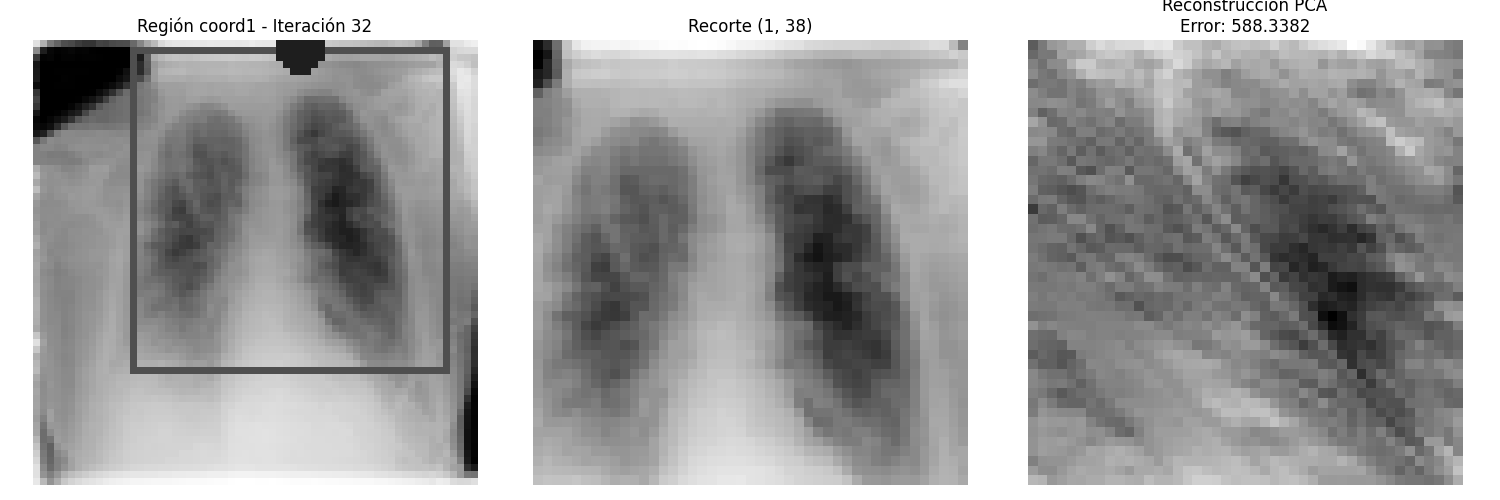
#> input picture output/animation_frames/coord1_iteration_00032.png, 1500 x 500 px, given in place of Normal-2.png, which was not available
$ python prediccion_coordenadas_animado_region.py
#> lines starting #> are read from the running program, lines starting #| are printed output that depends on the picture
import json
from pathlib import Path
import pickle
import numpy as np
from PIL import Image, ImageDraw
from sklearn.metrics import mean_squared_error
import math
import matplotlib.pyplot as plt
import matplotlib.animation as animation
from matplotlib.patches import Rectangle
import time
import os

#  definimos las rutas
base_dir = Path("/home/donrobot/projects/Tesis")
models_dir = base_dir / "resultados/entrenamiento/models"
test_image_path = base_dir / "COVID-19_Radiography_Dataset" / "Normal" / "images" / "Normal-2.png"
json_path = base_dir / "resultados/region_busqueda/json/all_search_coordinates.json"
output_dir = base_dir / "resultados/prediccion"
output_dir.mkdir(parents=True, exist_ok=True)  # Crear directorio padre

# tamaño de las imagenes en el entrenamiento (altura, ancho)
coord1_crop_size = (45, 46)
coord2_crop_size = (35, 46)

# definimos el centroide (y,x)
coord1_centroid_local = (0, 24)
coord2_centroid_local = (35, 24)

# definimos el tamaño a escalar la imagen de prueba
resized_image_size = (64, 64)

# Crear un directorio para los frames de la animación
frames_dir = output_dir / "animation_frames"
frames_dir.mkdir(parents=True, exist_ok=True)

#cargamos la imagen de prubea y la convertimos a escala de grises
def load_image(image_path):
    """Loads an image and converts it to grayscale."""
    img = Image.open(image_path).convert('L')
    return img

#reescalamos la imagen
def resize_image(image, size):
    """Resizes an image to the given size."""
#> called with size = (64, 64)
    return image.resize(size)
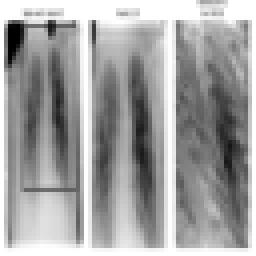
#> returned value: PIL image 64x64 L (shown 4 times larger); min 0, max 255, mean 162.1

# [5 lines left out: function load_pca_model, not called in this run]

#cargamos las coordenadas dentro de la region de busqueda
def load_coordinates(json_path):
    """Loads coordinate pairs from a JSON file for coord1 and coord2."""
#> (the run stopped early here; a loop or call above may not have finished)

$ run again, on output/animation_frames/coord1_iteration_00296.png
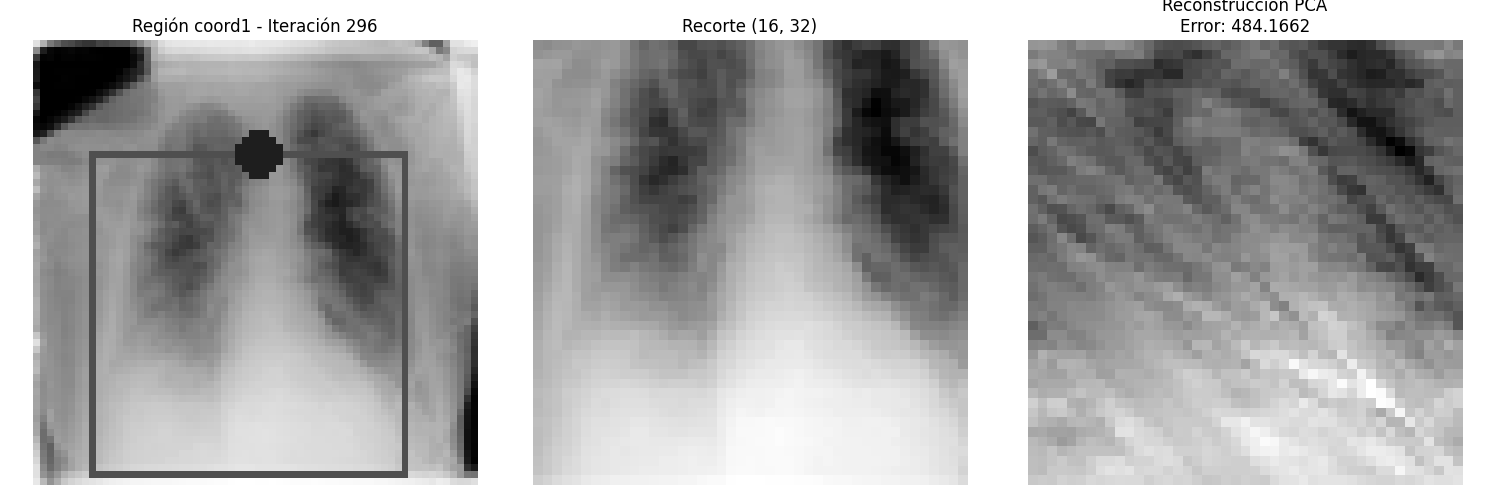
#> input picture output/animation_frames/coord1_iteration_00296.png, 1500 x 500 px, given in place of Normal-2.png, which was not available
#> in resize_image, `return image.resize(size)`:
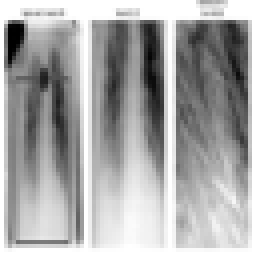
#> returned value: PIL image 64x64 L (shown 4 times larger); min 0, max 255, mean 168.4

$ run again, on output/animation_frames/coord2_iteration_00037.png
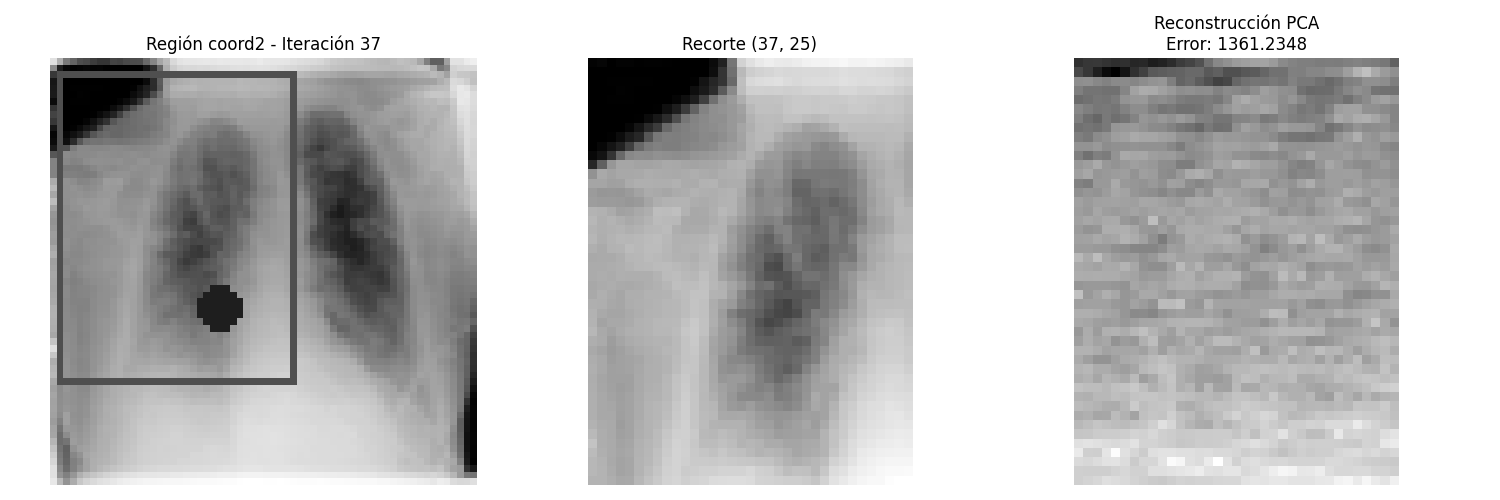
#> input picture output/animation_frames/coord2_iteration_00037.png, 1500 x 500 px, given in place of Normal-2.png, which was not available
#> in resize_image, `return image.resize(size)`:
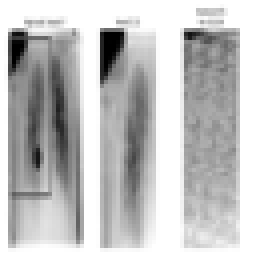
#> returned value: PIL image 64x64 L (shown 4 times larger); min 0, max 255, mean 192.3
